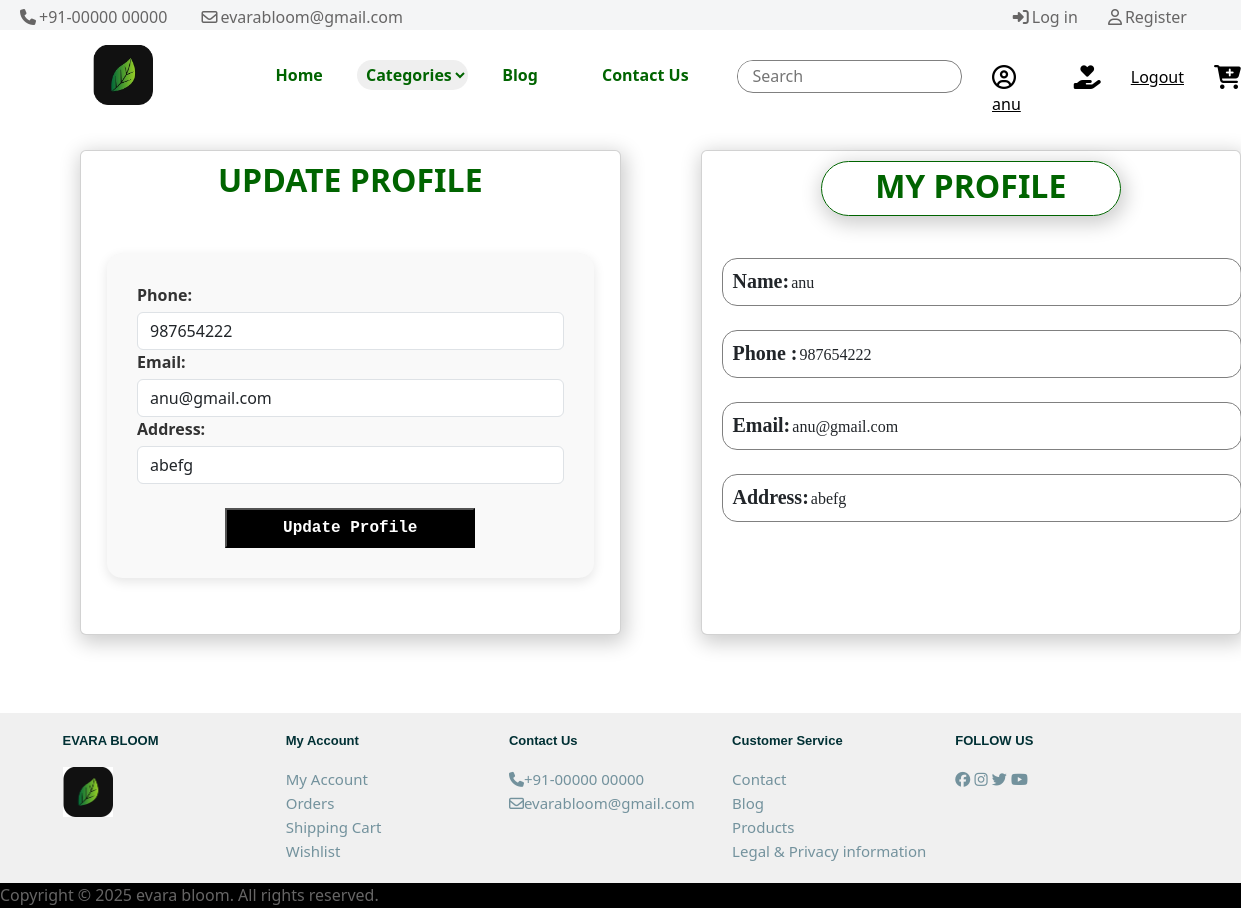
Screenshot of /profile/ (signed in) with the database file from the repository.
### home/models.py (models this page shows, shortened)
class Profile(models.Model):
    us = models.OneToOneField(User,on_delete=models.CASCADE)
    phone = models.IntegerField()
    email =models.CharField(max_length=30)
    address=models.CharField(max_length=200,null=True,blank=True)

### home/views.py (the view)
# urls.py: path('profile/', profile_view , name='profile_page'),
@login_required(login_url='/login')
def profile_view(request):
    try:
        profile = Profile.objects.get(us=request.user)
    except Profile.DoesNotExist:
        profile = None  # No profile found
    if request.method == "POST":
        if profile:
            form = ProfileForm(request.POST, instance=profile)
        else:
            form = ProfileForm(request.POST)  # Create new profile
        if form.is_valid():
            profile = form.save(commit=False)
            profile.us = request.user  # Assign the logged-in user to the profile
            profile.save()
            return redirect('profile_page')
    else:
        form = ProfileForm(instance=profile) if profile else ProfileForm()
    return render(request, 'profile.html', {'form': form, 'profile': profile,})

### home/forms.py
class ProfileForm(forms.ModelForm):
    class Meta:
        model=Profile
        exclude=['us']
        widgets={
            'phone':forms.TextInput(attrs={'class':'form-control'}),
            'email':forms.EmailInput(attrs={'class':'form-control'}),
            'address':forms.TextInput(attrs={'class':'form-control'}),
        }

### home/templates/profile.html (shortened to what this page needs)
{% extends 'base.html' %}
{% load widget_tweaks %}
{% load static %}
{% block css %}
<link rel="stylesheet" href="{% static 'css/profile.css' %}">
<link rel="stylesheet" href="https://cdnjs.cloudflare.com/ajax/libs/font-awesome/6.7.2/css/all.min.css" />
<link href="https://cdn.jsdelivr.net/npm/bootstrap@5.3.3/dist/css/bootstrap.min.css" rel="stylesheet">
{% endblock %}
{% block content %}
<div class="contents">
  <div class="card" style="width: 35rem;">
    <h2 class="productdisplay">UPDATE PROFILE</h2>
    <div class="card-body">
    <form method="POST" class="forms">
    <div class="form-group">
      <label>Phone:</label>
      {{ form.phone|add_class:"form-control" }}
  </div>
  <div class="form-group">
      <label>Email:</label>
      {{ form.email|add_class:"form-control" }}
  </div>
  <div class="form-group">
      <label>Address:</label>
      {{ form.address|add_class:"form-control" }}
  </div>
      <br>
    <button type="submit"class="buttons">Update Profile</button>
    </form>
  </div>
  </div>
  <div class="card" style="width: 35rem;">
    <h2 class="productdisplay"><div class="profilebody">MY PROFILE</div></h2><br>
  <div class="cardbody" >
    <div class="cardbox"><h5>Name:</h5><p>{{profile.us}}</p></div>
    <br>
    <div class="cardbox"><h5>Phone :</h5><p>{{profile.phone}}</p></div>
    <br>
    <div class="cardbox"><h5>Email:</h5><p>{{profile.email}}</p></div>
    <br>
    <div class="cardbox"><h5>Address:</h5><p>{{profile.address}}</p></div>
  </div></div></div>
<br><br>
{% endblock %}

### home/templates/base.html (shortened to what this page needs)
{% load static %}
<!DOCTYPE html>
<html lang="en">
<head>
    <link rel="stylesheet" href="{% static 'css/base.css' %}">
    <link rel="stylesheet" href="https://cdnjs.cloudflare.com/ajax/libs/font-awesome/6.7.2/css/all.min.css" />
    {% block css %}
    {% endblock %}
</head>
<body>
    <nav class="nav1">
        <div class="nav11">
        <a href=""><i class="fa-solid fa-phone"></i>+91-00000 00000</a>
        <a href=""><i class="fa-regular fa-envelope"> </i>evarabloom@gmail.com</a>
        </div>
        <a href="/login"><i class="fa-solid fa-right-to-bracket"></i>Log in</a>
        <a href="/register"><i class="fa-regular fa-user"></i>Register</a>
    </nav>
 <nav class="nav2">
    <div class="nav21">
        <img src="{% static 'images/stamp.jpeg' %}" alt="" class="stamp">
    </div>
    <div class="nav22">
    <a href="/">Home</a>
    <select id="categorySelect" onchange="redirectToCategory()" class="catselect">
        <option value="">Categories</option>
    </select>
    <a href="/blog">Blog</a>
    <a href="/contact">Contact Us</a>
    </div>
    <div class="nav23">
        <div class="searchboxdiv">
        <form action="/search" class="searchform">
            <input type="search" name="s" id="" placeholder="Search" class="searchbox">
        </form>
        </div>
        {% if user.is_authenticated %}
        <a href="/profile"><i class="fa-regular fa-circle-user sign" ></i>{{user}}</a>
        <a href="/wishlist"><i class="fa-solid fa-hand-holding-heart sign"></i></a>
        <a href="/logout">Logout</a>
        {% else %}
        <a href="/login" class="atag"><i class="fa-regular fa-circle-user sign"></i></a>
        {% endif %}
        <a href="/cart"><i class="fa-solid fa-cart-plus sign"></i></a>
    </div>
 </nav>
    {% block content %}
    {% endblock %}
<div class="footer1">
    <div class="container text-center">
        <div class="row">
                <div class="col">
                    <h5>EVARA BLOOM</h5>
                    <a href=""><img src="{% static 'images/stamp.jpeg' %}" alt="" style="height: 50px; padding-left:20px;"></a><br>
                </div>
            <div class="col">
                <h5>My Account</h5>
                <a href="/login">My Account</a><br>
                <a href="">Orders</a><br>
                <a href="">Shipping Cart</a><br>
                <a href="">Wishlist</a>
             </div>
             <div class="col">
                <h5>Contact Us</h5>
                <a href=""><i class="fa-solid fa-phone"></i>+91-00000 00000</a><br>
                <a href=""><i class="fa-regular fa-envelope"> </i>evarabloom@gmail.com</a>
            </div>
            <div class="col">
                <h5>Customer Service</h5>
                <a href="/contact">Contact</a><br>
                <a href="/blog">Blog</a><br>
                <a href="/">Products</a><br>
                <a href="">Legal & Privacy information</a><br>
            </div>
            <div class="col">
                <h5>FOLLOW US</h5>
                <a href=""><i class="fa-brands fa-facebook"></i></a>
                <a href=""><i class="fa-brands fa-instagram"></i></a>
                <a href=""><i class="fa-brands fa-twitter"></i></a>
                <a href=""><i class="fa-brands fa-youtube"></i></a><br>
             </div>
        </div>
    </div>
    </div>
     <div class="footer2">
        <p>Copyright © 2025 evara bloom. All rights reserved.</p>
     </div>
    </body>
</html>

### home/static/css/base.css (style rules this page uses)
* { margin: 0; padding: 0; }
body { width: 100%; box-sizing: border-box; }
.nav1 { width: 100%; height: 30px; position: relative; background: #f4f5f6; font: inherit; display: flex; }
.nav11 { width: 80%; }
.nav1 a { padding-top:5px ; text-decoration: none; margin-right: 10px; color: rgb(102, 101, 101); padding-left: 20px; }
.nav11 { padding-top: 5px; }
.nav1 i { padding-right: 3px; }
.nav2 { height: 80px; display: flex; background-color:white; }
.nav21 { width: 20%; height: 50px; }
.stamp { width: 60px; height: 60px; display: block; margin: auto; margin-top: 15px; }
.nav22 { width: 40%; padding-top: 30px; }
.nav22 a { padding: 30px; text-decoration: none; font-weight: bold; color: darkgreen; cursor: pointer; }
.nav23 { padding-top: 30px; display: flex; }
.nav23 a { padding-left: 30px; padding-top: 5px; color: #000; }
.searchboxdiv { width: 230px; height:33px ; background-color: white; border: .5px solid grey ; border-radius: 16px; display: flex; }
.searchbox { height: 30px; width: 200px; border-radius: 15px; border: none; outline: none; padding-left: 5px; }
::placeholder { text-align:justify; padding-left: 10px; }
.sign { font-size:x-large; }
.catselect { color:darkgreen; font-weight: bold; height: 30px; padding-left: 5px; outline: none; border: .5px grey ; border-radius: 15px; }
.footer1 { background-color: #f0f0f0; width: 100%; padding-bottom: 20px; }
.text-center { background-color: #f0f0f0; justify-content: space-evenly; width: 1440px; }
.container .row { display: flex; width: 100%; justify-content: space-evenly; row-gap: 10px; padding-top: 20px; text-align:left; }
.container .row a { text-decoration: none; cursor: pointer; font-size: 15px; font-weight: 400; color: #73929d; }
.container .row h5 { color:#003034 ; padding-bottom: 10px; font-weight:bolder; font-size: small; font-family: Arial, Helvetica, sans-serif; }
.container .row img { margin-left: -20px; }
.footer2 { width: 100%; height: 25px; background-color: black; color: rgb(102, 101, 101); }

### home/static/css/profile.css (style rules this page uses)
* { margin: 0; padding: 0; }
body { width: 100%; box-sizing: border-box; }
.card { border: .5px solid gray; width: 600px; margin-top: 40px; margin-bottom: 30px; margin-left: 80px; padding: 10px; box-shadow: 2px 5px 20px 3px rgba(0, 0, 0, 0.2); }
.buttons { width: 250px; color: white; background-color: black; height: 40px; font-weight: bold; font-family: 'Courier New', Courier, monospace; display: block; margin: auto; transition: background-color 0.3s; }
.forms { padding-left: 100px; }
.productdisplay { color: darkgreen; font-weight: bolder; text-align: center; }
.cardbody { border-radius: 15px; padding: 10px; width: 540px; }
.cardbody p { font-family: Cambria, Cochin, Georgia, Times, 'Times New Roman', serif; display: inline; }
.cardbody h5 { display: inline; font-family: Cambria, Cochin, Georgia, Times, 'Times New Roman', serif; font-weight: bold; padding-right: 2px; transition: background-color 0.3s; }
.profilebody { box-shadow: 2px 5px 20px 3px rgba(0, 0, 0, 0.2); width: 300px; display: block; margin: auto; padding: 10px; border-radius: 30px; border: 1px solid darkgreen; padding-top: 5px; }
.forms { max-width: 500px; margin: 30px auto; padding: 30px; background-color: #f9f9f9; border-radius: 15px; box-shadow: 0 4px 12px rgba(0, 0, 0, 0.1); }
.form-group label { font-weight: 600; color: #333; }
.form-control { border-radius: 15px; padding: 10px 12px; border: 1px solid #ced4da; transition: border-color 0.3s ease-in-out, box-shadow 0.3s ease-in-out; margin-top: 5px; }
.cardbox { border: 1px solid gray; padding: 10px; transition: border-color 0.3s ease-in-out, box-shadow 0.3s ease-in-out; border-radius: 15px; }

### home/templates/profile.html (style rules this page uses)
.contents { display: flex; }

### rows the page displays
Profile: phone "987654222", email "anu@gmail.com", address "abefg", us "anu"

### other values shown
{{ user }} "anu"
